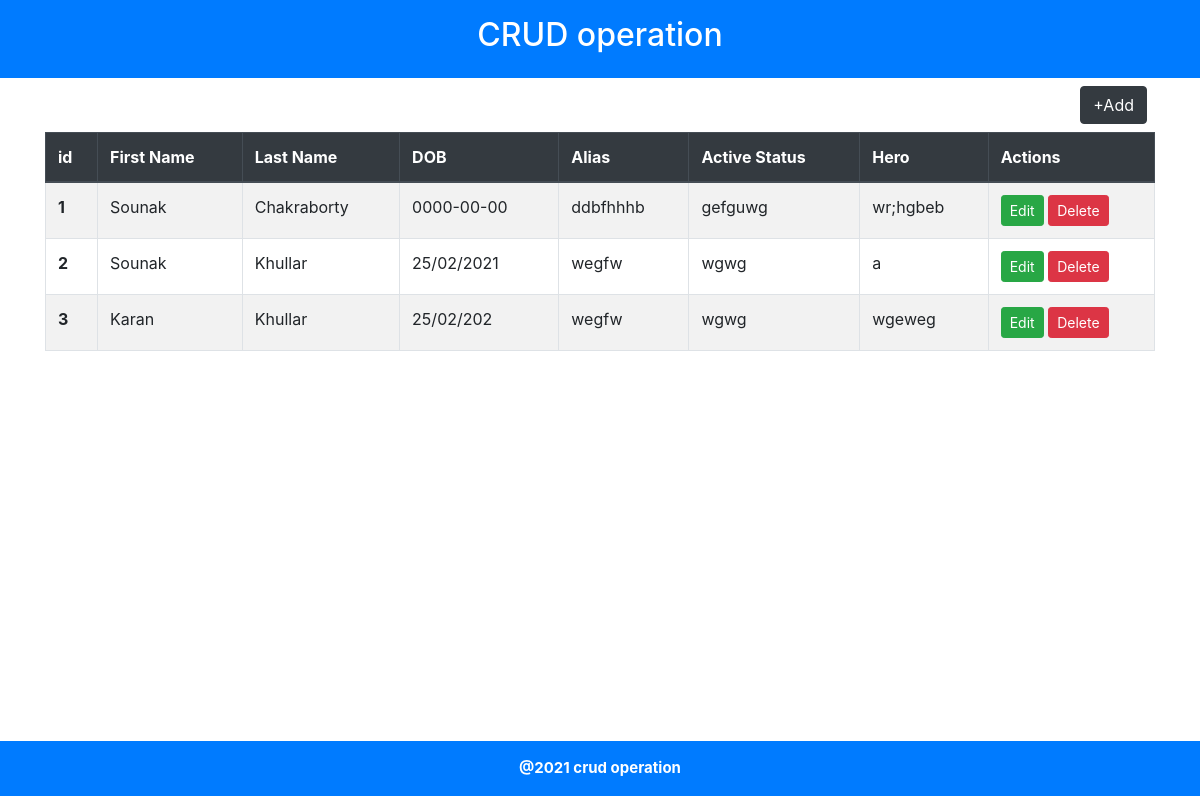
The page / on the database its author committed.
### tables this page shows
CREATE TABLE `supers` (
  `id` int(11) NOT NULL,
  `first_name` text NOT NULL,
  `last_name` text NOT NULL,
  `date_of_birth` varchar(10) NOT NULL,
  `alias` text NOT NULL,
  `active` text NOT NULL,
  `hero` text NOT NULL,
  `created_at` datetime NOT NULL DEFAULT current_timestamp(),
  `updated_at` datetime NOT NULL DEFAULT current_timestamp()
);

### index.php (the view, shortened to what this page needs)
<?php require "_header.php"?>
<!DOCTYPE html>
<html lang="en">
<head>
    <link rel="stylesheet" href="https://cdn.jsdelivr.net/npm/bootstrap@4.5.3/dist/css/bootstrap.min.css"
>
</head>
<body>
    <div class="container">
        <a href="new.php" class="btn btn-dark m-2" style="float:right;">+Add</a>
        <table class="table table-bordered table-striped table-hover" id="myTable">
            <thead class="thead-dark">
                <tr>
                    <th scope="col">id</th>
                    <th scope="col">First Name</th>
                    <th scope="col">Last Name</th>
                    <th scope="col">DOB</th>
                    <th scope="col">Alias</th>
                    <th scope="col">Active Status</th>
                    <th scope="col">Hero</th>
                    <th scope="col" width="15%">Actions</th>
                </tr>
            </thead>
            <tbody>
                <?php
                    include '_connect.php';
                    $sql = "SELECT * FROM `supers`";
                    $result = mysqli_query($conn, $sql);
                    $Sno = 0;
                    while($row = mysqli_fetch_array($result)){
                        ?>
                <tr>
                    <th scope='row'><?php echo  $Sno = $Sno + 1;  ?></th>
                    <td><?php echo  $row['first_name']  ?></td>
                    <td><?php echo  $row['last_name']  ?></td>
                    <td><?php echo $row['date_of_birth'] ?></td>
                    <td><?php echo $row['alias'] ?></td>
                    <td><?php echo $row['active'] ?></td>
                    <td><?php echo $row['hero']?></td>
                    <td>
                        <button class='edit btn btn-sm btn-success'><a href="edit.php?id=<?php echo $row['id']?>"
                                class="text-white">Edit</a></button>
                        <button class='edit btn btn-sm btn-danger'><a href="delete.php?id=<?php echo $row['id']?>"
                                class="text-white">Delete</a></button>
                    </td>
                </tr>
                <?php
                    }
                ?>
            </tbody>
        </table>
    </div>
</body>
</html>
<?php require "_footer.php"?>

### _header.php (shortened to what this page needs)
<!DOCTYPE html>
<html lang="en">
<head>
</head>
<body>
    <div class="text-center p-3 bg-primary">
        <h2 class="text-white">CRUD operation</h2>
    </div>
</body>
</html>

### _footer.php
<footer class="bg-primary text-center text-white p-3" style="font-size: 15px; font-weight: bold; margin-top: 390px;">
    @2021 crud operation
</footer>

### rows shown on the page
supers: first_name "Sounak", last_name "Chakraborty", date_of_birth "0000-00-00", alias "ddbfhhhb", active "gefguwg", hero "wr;hgbeb"
supers: Sno "2", first_name "Sounak", last_name "Khullar", date_of_birth "25/02/2021", alias "wegfw", active "wgwg", hero "a"
supers: Sno "3", first_name "Karan", last_name "Khullar", date_of_birth "25/02/202", alias "wegfw", active "wgwg", hero "wgeweg"
